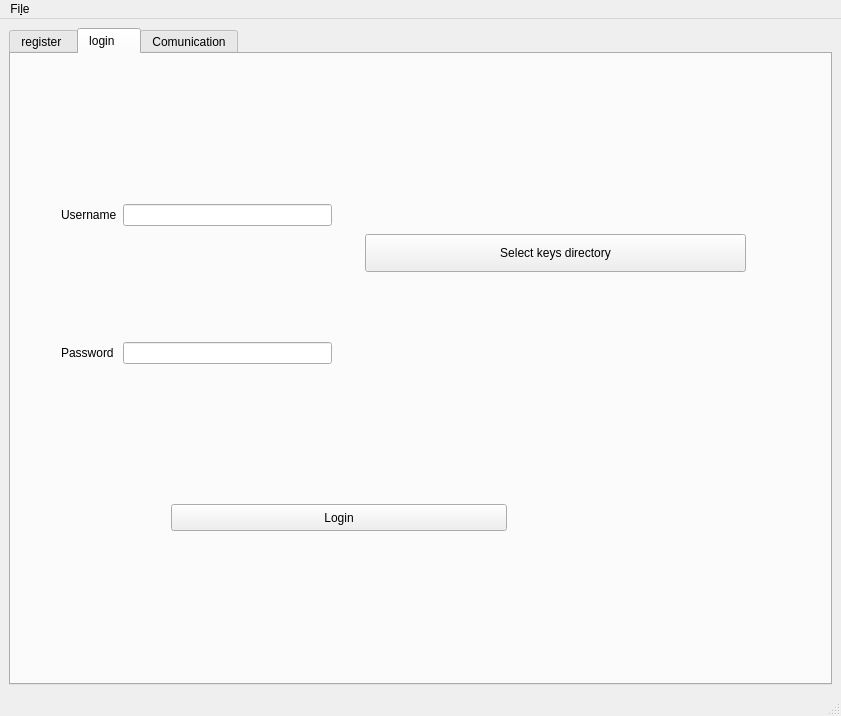
<?xml version="1.0" encoding="UTF-8"?>
<ui version="4.0">
 <class>UserWindow</class>
 <widget class="QMainWindow" name="UserWindow">
  <property name="geometry">
   <rect>
    <x>0</x>
    <y>0</y>
    <width>841</width>
    <height>716</height>
   </rect>
  </property>
  <property name="windowTitle">
   <string>Secure mail transfert application</string>
  </property>
  <widget class="QWidget" name="centralwidget">
   <layout class="QVBoxLayout" name="verticalLayout_2">
    <item>
     <widget class="QTabWidget" name="tabWidget">
      <property name="currentIndex">
       <number>1</number>
      </property>
      <widget class="QWidget" name="regsiter">
       <attribute name="title">
        <string>register </string>
       </attribute>
       <widget class="QWidget" name="layoutWidget">
        <property name="geometry">
         <rect>
          <x>10</x>
          <y>30</y>
          <width>721</width>
          <height>401</height>
         </rect>
        </property>
        <layout class="QGridLayout" name="gridLayout">
         <item row="0" column="3">
          <spacer name="horizontalSpacer">
           <property name="orientation">
            <enum>Qt::Horizontal</enum>
           </property>
           <property name="sizeHint" stdset="0">
            <size>
             <width>40</width>
             <height>20</height>
            </size>
           </property>
          </spacer>
         </item>
         <item row="3" column="0">
          <widget class="QLabel" name="label_4">
           <property name="text">
            <string>Password</string>
           </property>
          </widget>
         </item>
         <item row="2" column="0">
          <widget class="QLabel" name="label_3">
           <property name="text">
            <string>login</string>
           </property>
          </widget>
         </item>
         <item row="5" column="0">
          <widget class="QCheckBox" name="key_generation_checkbox">
           <property name="text">
            <string/>
           </property>
          </widget>
         </item>
         <item row="2" column="1" colspan="2">
          <widget class="QLineEdit" name="username_input"/>
         </item>
         <item row="1" column="1" colspan="2">
          <widget class="QLineEdit" name="lname_input"/>
         </item>
         <item row="0" column="1" colspan="2">
          <widget class="QLineEdit" name="fname_input"/>
         </item>
         <item row="3" column="1" colspan="2">
          <widget class="QLineEdit" name="password_input"/>
         </item>
         <item row="4" column="2">
          <widget class="QPushButton" name="file_selection_btn">
           <property name="text">
            <string>browse</string>
           </property>
          </widget>
         </item>
         <item row="1" column="0">
          <widget class="QLabel" name="label_2">
           <property name="text">
            <string>Last name</string>
           </property>
          </widget>
         </item>
         <item row="5" column="1" colspan="2">
          <widget class="QLabel" name="label_13">
           <property name="text">
            <string>i have no key , generate one for me please</string>
           </property>
          </widget>
         </item>
         <item row="4" column="1">
          <widget class="QLineEdit" name="public_key_file_input">
           <property name="enabled">
            <bool>false</bool>
           </property>
          </widget>
         </item>
         <item row="0" column="0">
          <widget class="QLabel" name="label">
           <property name="text">
            <string>First name</string>
           </property>
          </widget>
         </item>
         <item row="4" column="0">
          <widget class="QLabel" name="label_11">
           <property name="text">
            <string>Key file</string>
           </property>
          </widget>
         </item>
         <item row="1" column="3">
          <spacer name="horizontalSpacer_2">
           <property name="orientation">
            <enum>Qt::Horizontal</enum>
           </property>
           <property name="sizeHint" stdset="0">
            <size>
             <width>40</width>
             <height>20</height>
            </size>
           </property>
          </spacer>
         </item>
         <item row="2" column="3">
          <spacer name="horizontalSpacer_4">
           <property name="orientation">
            <enum>Qt::Horizontal</enum>
           </property>
           <property name="sizeHint" stdset="0">
            <size>
             <width>40</width>
             <height>20</height>
            </size>
           </property>
          </spacer>
         </item>
         <item row="3" column="3">
          <spacer name="horizontalSpacer_5">
           <property name="orientation">
            <enum>Qt::Horizontal</enum>
           </property>
           <property name="sizeHint" stdset="0">
            <size>
             <width>40</width>
             <height>20</height>
            </size>
           </property>
          </spacer>
         </item>
         <item row="4" column="3">
          <spacer name="horizontalSpacer_9">
           <property name="orientation">
            <enum>Qt::Horizontal</enum>
           </property>
           <property name="sizeHint" stdset="0">
            <size>
             <width>40</width>
             <height>20</height>
            </size>
           </property>
          </spacer>
         </item>
         <item row="5" column="3">
          <spacer name="horizontalSpacer_10">
           <property name="orientation">
            <enum>Qt::Horizontal</enum>
           </property>
           <property name="sizeHint" stdset="0">
            <size>
             <width>40</width>
             <height>20</height>
            </size>
           </property>
          </spacer>
         </item>
        </layout>
       </widget>
       <widget class="QSplitter" name="splitter_2">
        <property name="geometry">
         <rect>
          <x>220</x>
          <y>450</y>
          <width>170</width>
          <height>27</height>
         </rect>
        </property>
        <property name="orientation">
         <enum>Qt::Horizontal</enum>
        </property>
        <widget class="QPushButton" name="register_btn">
         <property name="text">
          <string>Register</string>
         </property>
        </widget>
       </widget>
      </widget>
      <widget class="QWidget" name="login">
       <attribute name="title">
        <string>login    </string>
       </attribute>
       <widget class="QWidget" name="layoutWidget">
        <property name="geometry">
         <rect>
          <x>50</x>
          <y>40</y>
          <width>271</width>
          <height>381</height>
         </rect>
        </property>
        <layout class="QGridLayout" name="gridLayout_2">
         <item row="1" column="2">
          <widget class="QLineEdit" name="password_login_input"/>
         </item>
         <item row="0" column="0" colspan="2">
          <widget class="QLabel" name="label_8">
           <property name="text">
            <string>Username</string>
           </property>
          </widget>
         </item>
         <item row="0" column="2">
          <widget class="QLineEdit" name="username_login_input"/>
         </item>
         <item row="1" column="0" colspan="2">
          <widget class="QLabel" name="label_9">
           <property name="text">
            <string>Password</string>
           </property>
          </widget>
         </item>
        </layout>
       </widget>
       <widget class="QSplitter" name="splitter">
        <property name="geometry">
         <rect>
          <x>160</x>
          <y>450</y>
          <width>336</width>
          <height>27</height>
         </rect>
        </property>
        <property name="orientation">
         <enum>Qt::Horizontal</enum>
        </property>
        <widget class="QPushButton" name="login_btn">
         <property name="text">
          <string>Login</string>
         </property>
        </widget>
       </widget>
       <widget class="QPushButton" name="keys_dir_btn">
        <property name="geometry">
         <rect>
          <x>354</x>
          <y>180</y>
          <width>381</width>
          <height>38</height>
         </rect>
        </property>
        <property name="text">
         <string>Select keys directory</string>
        </property>
       </widget>
       <widget class="QLabel" name="label_directory">
        <property name="geometry">
         <rect>
          <x>341</x>
          <y>251</y>
          <width>481</width>
          <height>41</height>
         </rect>
        </property>
        <property name="text">
         <string/>
        </property>
       </widget>
      </widget>
      <widget class="QWidget" name="tab">
       <attribute name="title">
        <string>Comunication</string>
       </attribute>
       <widget class="QWidget" name="gridLayoutWidget">
        <property name="geometry">
         <rect>
          <x>10</x>
          <y>20</y>
          <width>481</width>
          <height>451</height>
         </rect>
        </property>
        <layout class="QGridLayout" name="gridLayout_3">
         <item row="1" column="0">
          <widget class="QLineEdit" name="text_input"/>
         </item>
         <item row="0" column="0">
          <widget class="QTextBrowser" name="text_output"/>
         </item>
        </layout>
       </widget>
       <widget class="QPushButton" name="send_btn">
        <property name="geometry">
         <rect>
          <x>510</x>
          <y>430</y>
          <width>221</width>
          <height>41</height>
         </rect>
        </property>
        <property name="text">
         <string>Send</string>
        </property>
       </widget>
       <widget class="QCheckBox" name="signCheck">
        <property name="geometry">
         <rect>
          <x>500</x>
          <y>380</y>
          <width>239</width>
          <height>26</height>
         </rect>
        </property>
        <property name="text">
         <string>Sign your Message</string>
        </property>
       </widget>
       <widget class="QComboBox" name="clientsLists">
        <property name="geometry">
         <rect>
          <x>500</x>
          <y>110</y>
          <width>239</width>
          <height>36</height>
         </rect>
        </property>
       </widget>
      </widget>
     </widget>
    </item>
   </layout>
  </widget>
  <widget class="QMenuBar" name="menubar">
   <property name="geometry">
    <rect>
     <x>0</x>
     <y>0</y>
     <width>841</width>
     <height>34</height>
    </rect>
   </property>
   <widget class="QMenu" name="menuFile">
    <property name="title">
     <string>Fi&amp;le</string>
    </property>
   </widget>
   <addaction name="menuFile"/>
  </widget>
  <widget class="QStatusBar" name="statusbar"/>
  <action name="actionMinimize">
   <property name="text">
    <string>&amp;Minimize</string>
   </property>
  </action>
  <action name="actionFull_screen">
   <property name="text">
    <string>&amp;Full screen</string>
   </property>
  </action>
  <action name="actionWhat_s_this">
   <property name="text">
    <string>&amp;What's this</string>
   </property>
  </action>
  <action name="actionWho_are_We">
   <property name="text">
    <string>W&amp;ho are We ?</string>
   </property>
  </action>
  <action name="actionClose">
   <property name="text">
    <string>&amp;close</string>
   </property>
  </action>
  <action name="actionOpen_new_window">
   <property name="text">
    <string>&amp;open new window</string>
   </property>
  </action>
 </widget>
 <tabstops>
  <tabstop>fname_input</tabstop>
  <tabstop>lname_input</tabstop>
  <tabstop>username_input</tabstop>
  <tabstop>password_input</tabstop>
  <tabstop>public_key_file_input</tabstop>
  <tabstop>file_selection_btn</tabstop>
  <tabstop>key_generation_checkbox</tabstop>
  <tabstop>register_btn</tabstop>
  <tabstop>username_login_input</tabstop>
  <tabstop>password_login_input</tabstop>
  <tabstop>login_btn</tabstop>
 </tabstops>
 <resources/>
 <connections/>
</ui>
